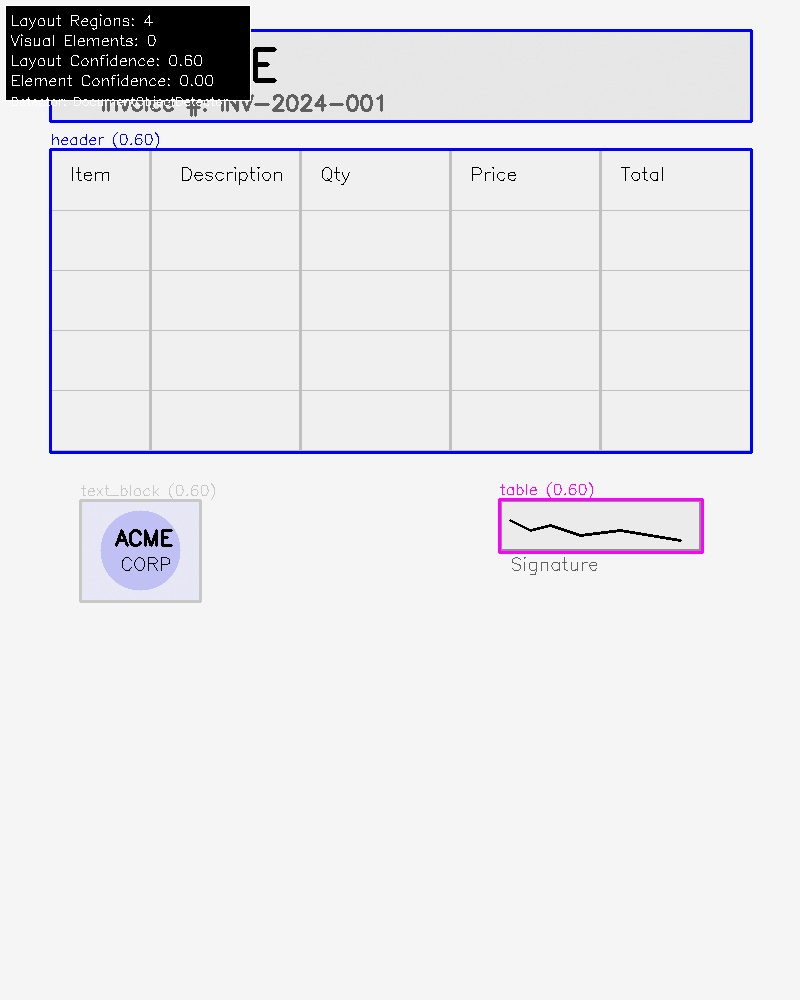
#> input picture real_document_test.jpg, 800 x 1000 px
$ python -i layout_analyzer.py   (imports and definitions only)
#> lines starting #> are read from the running program, lines starting #| are printed output that depends on the picture
### app/utils/logger.py
import logging
import sys
from pythonjsonlogger import jsonlogger
from app.core.config import settings

def setup_logger(name: str) -> logging.Logger:
    """Setup JSON logger"""
#> called with name = 'traced_module'
    logger = logging.getLogger(name)

    if not logger.handlers:
        logger.setLevel(getattr(logging, settings.LOG_LEVEL.upper()))
#> (this line was passed over: app is not available in this run)

        # Create console handler
        handler = logging.StreamHandler(sys.stdout)

        # Create formatter
        formatter = jsonlogger.JsonFormatter(
            '%(asctime)s %(name)s %(levelname)s %(message)s',
            datefmt='%Y-%m-%d %H:%M:%S'
        )
        handler.setFormatter(formatter)

        logger.addHandler(handler)

    return logger

### app/cv/layout_analyzer.py
# app/cv/layout_analyzer.py - CORRECTED LAYOUTPARSER API
import cv2
import numpy as np
from typing import List, Dict, Any, Optional
import layoutparser as lp
from app.core.models import LayoutRegion, BoundingBox
from app.utils.logger import setup_logger

# [1 line that did not run here, left out]

# [221 lines that did not run here, left out]

>>> import cv2
>>> picture = cv2.imread('../../real_document_test.jpg', cv2.IMREAD_GRAYSCALE)
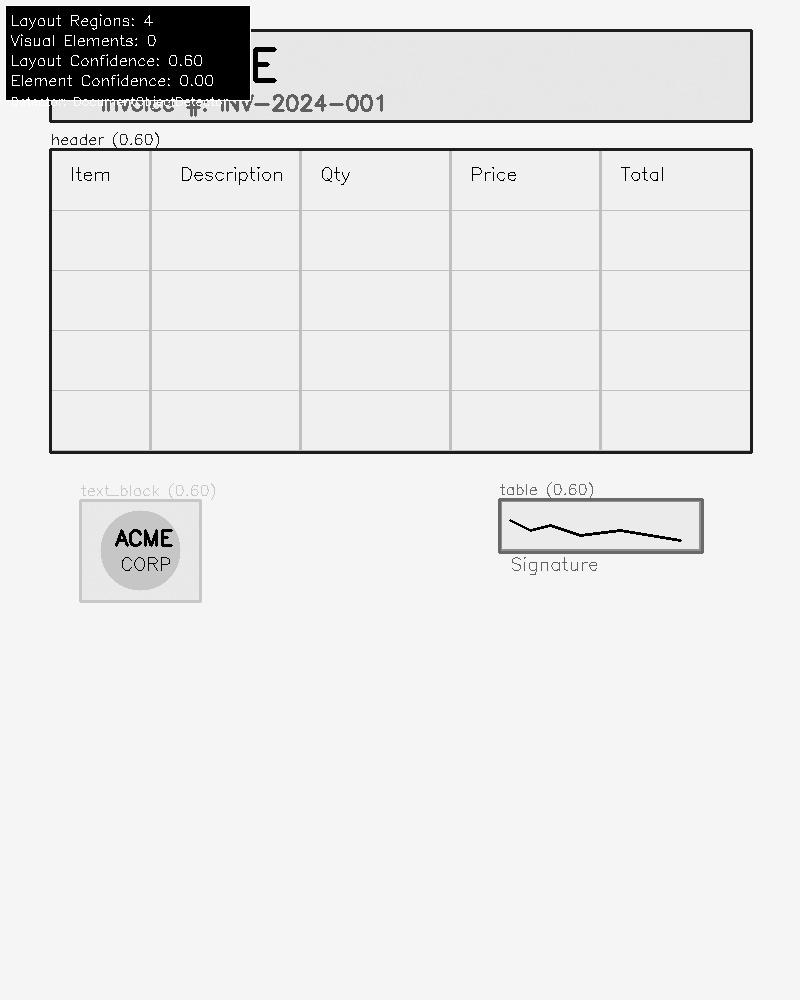
#> picture: shape (1000, 800); min 0, max 255, mean 231.3
#> (the run stopped early here; a loop or call above may not have finished)
